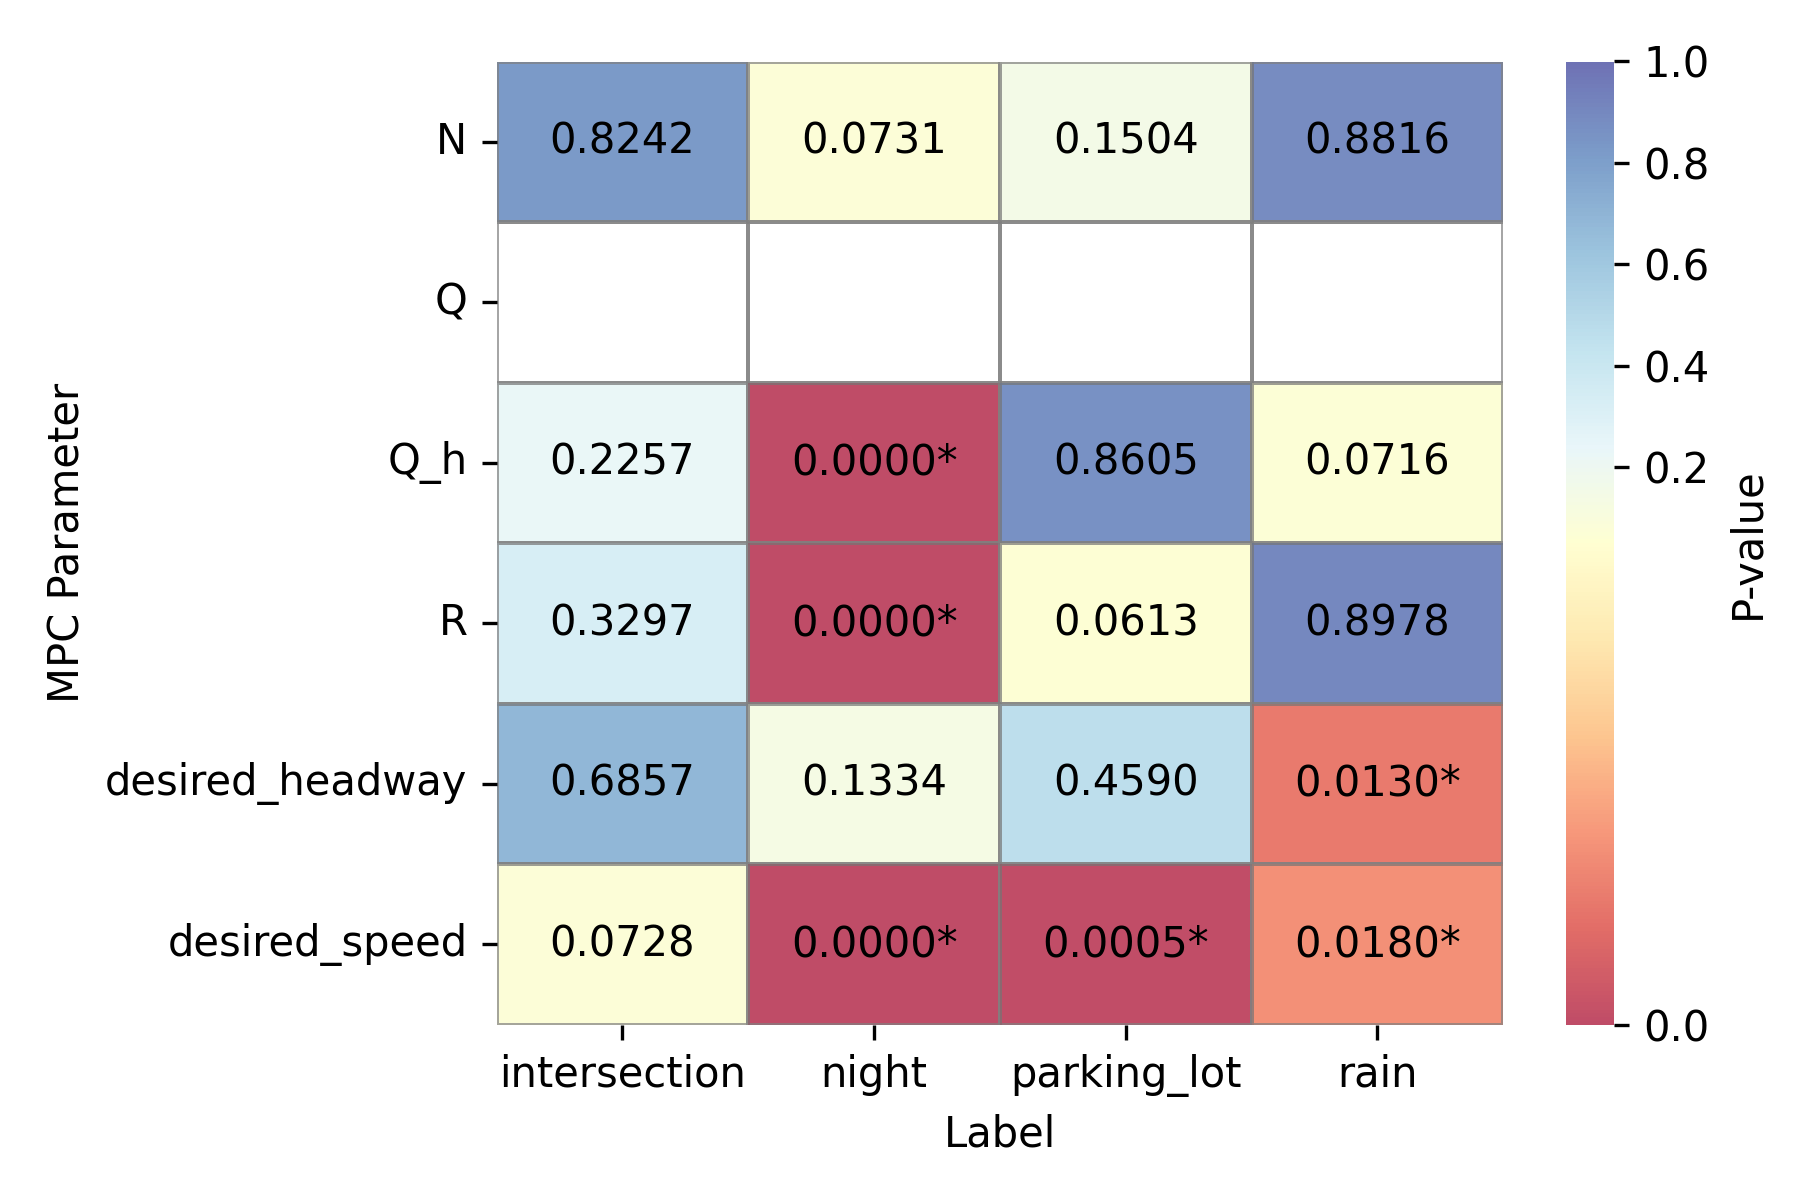

This chart was generated by the following Python code:
import pandas as pd
import numpy as np
import matplotlib.pyplot as plt
import seaborn as sns
from matplotlib.colors import TwoSlopeNorm


# 创建结果数据框
results_data = {
    'Label': ['rain', 'rain', 'rain', 'rain', 'rain', 'rain', 'intersection', 'intersection', 'intersection', 'intersection', 'intersection', 'intersection', 'parking_lot', 'parking_lot', 'parking_lot', 'parking_lot', 'parking_lot', 'parking_lot', 'night', 'night', 'night', 'night', 'night', 'night'],
    'MPC Parameter': ['N', 'Q', 'R', 'Q_h', 'desired_speed', 'desired_headway', 'N', 'Q', 'R', 'Q_h', 'desired_speed', 'desired_headway', 'N', 'Q', 'R', 'Q_h', 'desired_speed', 'desired_headway', 'N', 'Q', 'R', 'Q_h', 'desired_speed', 'desired_headway'],
    'P-value': [0.88160, np.nan, 0.89775, 0.07155, 0.01797, 0.01300, 0.82415, np.nan, 0.32967, 0.22569, 0.07281, 0.68572, 0.15038, np.nan, 0.06134, 0.86048, 0.00048, 0.45903, 0.07312, np.nan, 0.00000, 0.00000, 0.00001, 0.13339],
    'Conclusion': ['No significant difference', 'Significant difference', 'No significant difference', 'No significant difference', 'Significant difference', 'Significant difference', 'No significant difference', 'Significant difference', 'No significant difference', 'No significant difference', 'No significant difference', 'No significant difference', 'No significant difference', 'Significant difference', 'No significant difference', 'No significant difference', 'Significant difference', 'No significant difference', 'No significant difference', 'Significant difference', 'Significant difference', 'Significant difference', 'Significant difference', 'No significant difference'],
    'Mean (group 0)': [9.14516, 1.00000, 1.68487, 2.75216, 6.43821, 2.60330, 9.14516, 1.00000, 1.68487, 2.75216, 6.01323, 2.55419, 9.14516, 1.00000, 1.68487, 2.75216, 6.43821, 2.55419, 9.14516, 1.00000, 1.92942, 3.10500, 6.43821, 2.55419],
    'Mean (group 1)': [9.14516, 1.00000, 1.68487, 2.75216, 5.09388, 2.44796, 9.14516, 1.00000, 1.68487, 2.75216, 6.01323, 2.55419, 9.14516, 1.00000, 1.68487, 2.75216, 5.09388, 2.55419, 9.14516, 1.00000, 1.15584, 1.98887, 5.09388, 2.55419]
}

results_df = pd.DataFrame(results_data)

# 创建一个新的列用于标记显著性
results_df['P-value label'] = results_df['P-value'].apply(lambda x: f'{x:.4f}*' if x < 0.05 else f'{x:.4f}')

# 设置不均匀颜色映射，中间点为0.05
norm = TwoSlopeNorm(vmin=0, vcenter=0.05, vmax=1)

# 使用自定义颜色映射
cmap = sns.color_palette("RdYlBu", as_cmap=True)

# 绘制热图来展示显著性结果
plt.figure(figsize=(6, 4))
pivot_table = results_df.pivot(index="MPC Parameter", columns="Label", values="P-value")

# 自定义颜色映射，添加透明度
sns.heatmap(pivot_table, annot=results_df.pivot(index="MPC Parameter", columns="Label", values="P-value label"), fmt='', cmap=cmap, cbar_kws={'label': 'P-value'}, norm=norm, linewidths=0.5, linecolor='grey', annot_kws={"size": 10, "weight": "normal", "color": "black"}, alpha=0.7)

# # 设置X轴顺序
# plt.gca().set_xticks([0.5, 1.5, 2.5, 3.5])
# plt.gca().set_xticklabels(['rain', 'night', 'intersection', 'parking_lot'])

# 调整图表以使其更紧凑
plt.tight_layout()

# 保存图表
plt.savefig('2.png', dpi=300)
